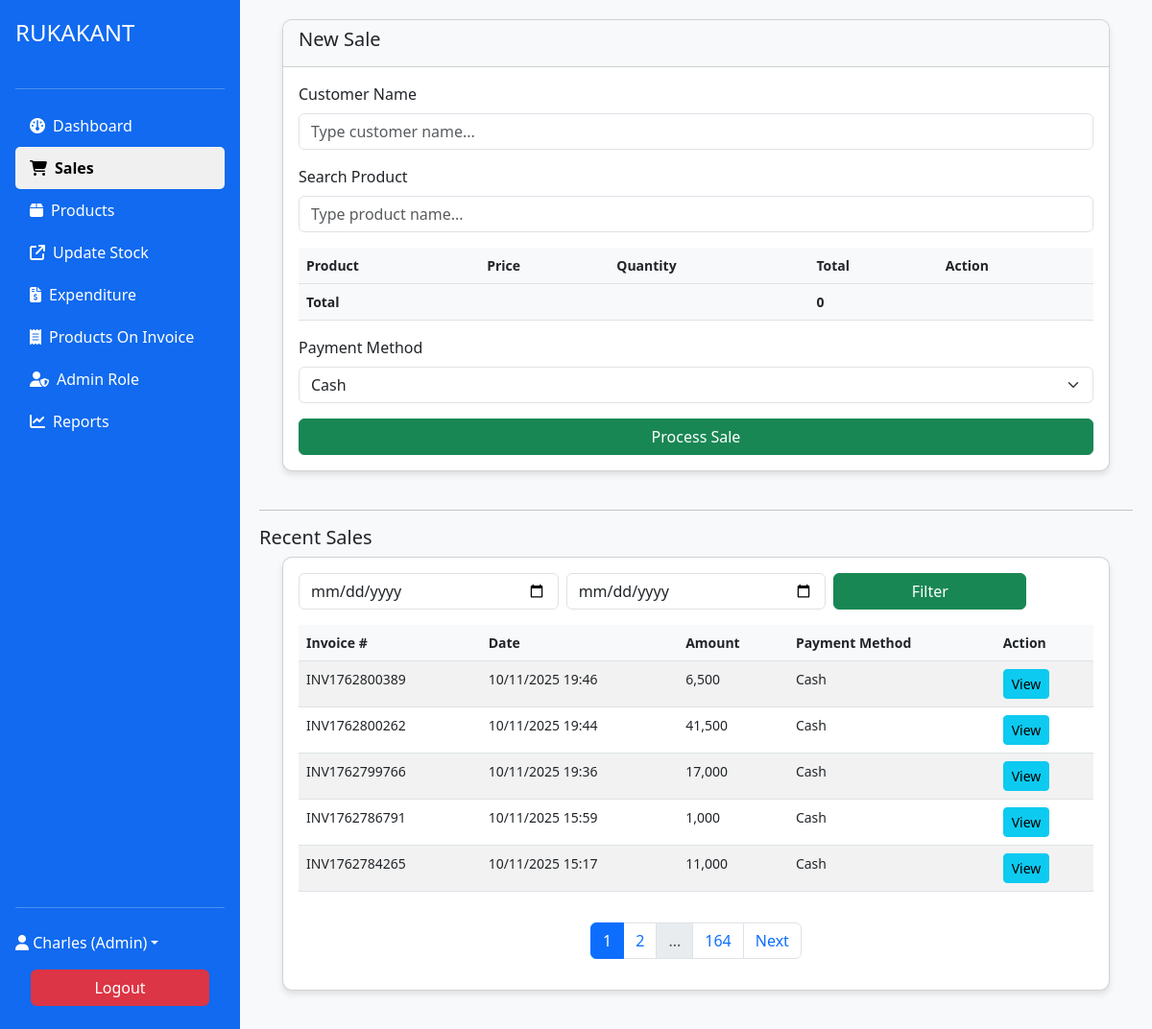
/system/sales.php (signed in), run on the app's committed database.
### tables this page shows
CREATE TABLE `sales_pharm` (
  `id` int(11) NOT NULL,
  `invoice_number` varchar(20) NOT NULL,
  `user_id` int(11) NOT NULL,
  `customer_name` varchar(100) DEFAULT NULL,
  `total_amount` decimal(10,2) NOT NULL,
  `discount` decimal(10,2) DEFAULT 0.00,
  `tax` decimal(10,2) DEFAULT 0.00,
  `net_amount` decimal(10,2) NOT NULL,
  `payment_method` enum('cash','card','mobile_money') NOT NULL,
  `transaction_id` varchar(255) DEFAULT NULL,
  `date` datetime DEFAULT current_timestamp(),
  `notes` text DEFAULT NULL
);

### includes/db.php (called while the page is built, shortened)
<?php
class Database
{
    private $host = 'localhost';
    private $user = 'root';
    private $pass = '';
    private $dbname = 'hospital_management';
    private $conn;
    public function __construct()
    {
        $this->conn = new mysqli($this->host, $this->user, $this->pass, $this->dbname);
    }
    public function rawQuery($sql)
    {
        $result = $this->conn->query($sql);
        return $result;
    }
    public function fetchAll($sql, $params = [])
    {
        $stmt = $this->conn->prepare($sql);
        $stmt->execute();
        $result = $stmt->get_result();
        return $result ? $result->fetch_all(MYSQLI_ASSOC) : [];
    }
}
$db = new Database();

### includes/auth.php (called while the page is built, shortened)
<?php
require_once 'db.php';
class Auth {
    public function isLoggedIn() {
        return isset($_SESSION['user_id']);
    }
    public function isAdmin() {
        return $this->isLoggedIn() && $_SESSION['role'] === 'admin';
    }
}
$auth = new Auth($db);

### system/sales.php (the view, shortened to what this page needs)
<?php
require_once '../includes/header.php';
$limit = 5;
$page = isset($_GET['page']) && is_numeric($_GET['page']) ? (int) $_GET['page'] : 1;
$offset = ($page - 1) * $limit;
$start_date = isset($_GET['start_date']) ? $_GET['start_date'] : '';
$end_date = isset($_GET['end_date']) ? $_GET['end_date'] : '';
$date_filter = '';
$params = [];
if (!empty($date_filter)) {
    $stmt = $db->prepare("SELECT COUNT(*) AS total FROM sales_pharm s $date_filter");
    $stmt->bind_param('ss', ...$params);
    $stmt->execute();
    $result = $stmt->get_result();
    $total_row = $result->fetch_assoc();
    $stmt->close();
} else {
    $total_result = $db->rawQuery("SELECT COUNT(*) AS total FROM sales_pharm");
    $total_row = $total_result->fetch_assoc();
}
$total_rows = $total_row['total'];
$total_pages = ceil($total_rows / $limit);
$query = "
    SELECT s.*, u.username
    FROM sales_pharm s
    JOIN users_pharm u ON s.user_id = u.id
    ";
$query .= "ORDER BY s.date DESC LIMIT $limit OFFSET $offset";
if (!empty($date_filter)) {
    $stmt = $db->prepare($query);
    $stmt->bind_param('ss', ...$params);
    $stmt->execute();
    $recent_sales = $stmt->get_result()->fetch_all(MYSQLI_ASSOC);
    $stmt->close();
} else {
    $recent_sales = $db->fetchAll($query);
}
?>
<div class="container-fluid d-flex justify-content-center">
    <div class="row w-100 justify-content-center">
        <div class="col-12">
            <div class="card mb-4">
                <div class="card-header">
                    <h5>New Sale</h5>
                </div>
                <div class="card-body">
                    <form id="saleForm" method="POST" action="invoice.php">
                        <div class="mb-3">
                            <label class="form-label">Customer Name</label>
                            <input type="text" class="form-control" name="customer_name"
                                placeholder="Type customer name..." required>
                        </div>
                        <div class="mb-3 position-relative">
                            <label class="form-label">Search Product</label>
                            <input type="text" id="productSearch" class="form-control"
                                placeholder="Type product name...">
                        </div>
                        <div class="table-responsive">
                            <table class="table table-striped w-100">
                                <thead>
                                    <tr>
                                        <th>Product</th>
                                        <th>Price</th>
                                        <th>Quantity</th>
                                        <th>Total</th>
                                        <th>Action</th>
                                    </tr>
                                </thead>
                                <tfoot>
                                    <tr>
                                        <th colspan="3">Total</th>
                                        <th id="saleTotal">0</th>
                                        <th></th>
                                    </tr>
                                </tfoot>
                            </table>
                        </div>
                        <div class="mb-3">
                            <label class="form-label">Payment Method</label>
                            <select class="form-select" id="paymentMethod" name="payment_method" required>
                                <option value="cash">Cash</option>
                            </select>
                        </div>
                        <button type="submit" name="invoice" class="btn btn-success w-100">Process Sale</button>
                    </form>
                </div>
            </div>
        </div>
    </div>
</div>
<hr>
<div class="card-header">
    <h5>Recent Sales</h5>
</div>
<div class="container-fluid d-flex justify-content-center">
    <div class="row w-100 justify-content-center">
        <div class="col-12">
            <div class="card">
                <div class="card-body">
                    <form method="GET" class="row g-2 mb-3">
                        <div class="col-4">
                            <input type="date" name="start_date" value="<?= htmlspecialchars($start_date) ?>"
                                class="form-control" required>
                        </div>
                        <div class="col-4">
                            <input type="date" name="end_date" value="<?= htmlspecialchars($end_date) ?>"
                                class="form-control" required>
                        </div>
                        <div class="col-3">
                            <button type="submit" class="btn btn-success w-100 h-100">Filter</button>
                        </div>
                    </form>
                    <div class="table-responsive">
                        <table class="table table-striped w-100">
                            <thead>
                                <tr>
                                    <th>Invoice #</th>
                                    <th>Date</th>
                                    <th>Amount</th>
                                    <th>Payment Method</th>
                                    <th>Action</th>
                                </tr>
                            </thead>
                            <tbody>
                                <?php foreach ($recent_sales as $sale): ?>
                                    <tr>
                                        <td><?= $sale['invoice_number'] ?></td>
                                        <td><?= date('d/m/Y H:i', strtotime($sale['date'])) ?></td>
                                        <td><?= number_format($sale['total_amount']) ?></td>
                                        <td>
                                            <?= ucfirst(str_replace('_', ' ', $sale['payment_method'])) ?>
                                        </td>
                                        <td>
                                            <a href="closed_invoice.php?id=<?= $sale['id'] ?>" class="btn btn-sm btn-info">View</a>
                                        </td>
                                    </tr>
                                <?php endforeach; ?>
                            </tbody>
                        </table>
                    </div>
                    <?php if ($total_pages > 1): ?>
                        <nav>
                            <ul class="pagination justify-content-center mt-3">
                                <?php
                                $range = ($total_pages > 1000) ? 0 : (($total_pages > 100) ? 1 : 2);
                                $start = max(1, $page - $range);
                                $end = min($total_pages, $page + $range);
                                for ($i = $start; $i <= $end; $i++) {
                                    $active = ($i == $page) ? 'active' : '';
                                    echo '<li class="page-item ' . $active . '">
                          <a class="page-link" href="?page=' . $i . '&start_date=' . $start_date . '&end_date=' . $end_date . '">' . $i . '</a>
                      </li>';
                                }
                                if ($end < $total_pages) {
                                    if ($end < $total_pages - 1) {
                                        echo '<li class="page-item disabled"><span class="page-link">...</span></li>';
                                    }
                                    echo '<li class="page-item"><a class="page-link" href="?page=' . $total_pages . '&start_date=' . $start_date . '&end_date=' . $end_date . '">' . $total_pages . '</a></li>';
                                }
                                ?>
                                <?php if ($page < $total_pages): ?>
                                    <li class="page-item">
                                        <a class="page-link"
                                            href="?page=<?= $page + 1 ?>&start_date=<?= $start_date ?>&end_date=<?= $end_date ?>">Next</a>
                                    </li>
                                <?php endif; ?>
                            </ul>
                        </nav>
                    <?php endif; ?>
                </div>
            </div>
        </div>
    </div>
</div>
<?php include '../includes/footer.php'; ?>

### includes/header.php (shortened to what this page needs)
<?php
require_once 'auth.php';
?>
<!DOCTYPE html>
<html lang="en">
<head>
  <link href="https://cdn.jsdelivr.net/npm/bootstrap@5.3.0/dist/css/bootstrap.min.css" rel="stylesheet" />
  <link href="../assets/css/style.css" rel="stylesheet" />
  <link rel="stylesheet" href="https://cdnjs.cloudflare.com/ajax/libs/font-awesome/6.5.0/css/all.min.css" />
</head>
<body>
  <?php if ($auth->isLoggedIn()): ?>
    <div class="wrapper">
      <nav class="sidebar d-flex flex-column p-3">
        <a href="index.php" class="navbar-brand text-white mb-4 fs-4">RUKAKANT</a>
        <hr class="text-white" />
        <ul class="nav nav-pills flex-column mb-auto">
          <li>
            <a
              href="/pharmacy_system/system/index.php"
              class="nav-link <?= basename($_SERVER['PHP_SELF']) == 'index.php' ? 'active-link' : '' ?>"
              ><i class="fa-solid fa-gauge"></i> Dashboard</a
            >
          </li>
          <li>
            <a
              href="/pharmacy_system/system/sales.php"
              class="nav-link <?= basename($_SERVER['PHP_SELF']) == 'sales.php' ? 'active-link' : '' ?>"
              ><i class="fa-solid fa-cart-shopping"></i> Sales</a
            >
          </li>
          <li>
            <a
              href="/pharmacy_system/system/products.php"
              class="nav-link <?= basename($_SERVER['PHP_SELF']) == 'products.php' ? 'active-link' : '' ?>"
              ><i class="fa-solid fa-box"></i> Products</a
            >
          </li>
          <li>
            <a
              href="/pharmacy_system/system/update_stock.php"
              class="nav-link <?= basename($_SERVER['PHP_SELF']) == 'update_stock.php' ? 'active-link' : '' ?>"
              ><i class="fa-solid fa-arrow-up-right-from-square"></i> Update Stock</a
            >
          </li>
            <li>
              <a
                href="/pharmacy_system/system/expenditures.php"
                class="nav-link <?= basename($_SERVER['PHP_SELF']) == 'expenditures.php' ? 'active-link' : '' ?>"
                ><i class="fa-solid fa-file-invoice-dollar"></i> Expenditure</a
              >
            </li>
          <?php if ($auth->isAdmin()): ?>
          <li>
            <a
              href="/pharmacy_system/system/view_invoice.php"
              class="nav-link <?= basename($_SERVER['PHP_SELF']) == 'view_invoice.php' ? 'active-link' : '' ?>"
              ><i class="fa-solid fa-receipt"></i>Products On Invoice</a
            >
          </li>
            <li>
              <a
                href="/pharmacy_system/system/admin.php"
                class="nav-link <?= basename($_SERVER['PHP_SELF']) == 'admin.php' ? 'active-link' : '' ?>"
                ><i class="fa-solid fa-user-shield"></i> Admin Role</a
              >
            </li>
            <li>
              <a
                href="/pharmacy_system/system/reports.php"
                class="nav-link <?= basename($_SERVER['PHP_SELF']) == 'reports.php' ? 'active-link' : '' ?>"
                ><i class="fa-solid fa-chart-line"></i> Reports</a
              >
            </li>
          <?php endif; ?>
        </ul>
        <hr class="text-white" />
        <div class="dropdown">
          <a
            href="#"
            class="d-flex align-items-center text-white text-decoration-none dropdown-toggle"
            id="navbarDropdown"
            data-bs-toggle="dropdown"
            aria-expanded="false"
            style="color: inherit;"
          >
            <i class="fa-solid fa-user"></i><div> <p>&nbsp;</p></div>
            <?= htmlspecialchars($_SESSION['full_name'] ?? $_SESSION['username']) ?>
            (<?= ucfirst($_SESSION['role']) ?>)
          </a>
              <div class="mx-3 my-2 d-grid">
                <a href="../logout.php" class="btn btn-danger">Logout</a>
              </div>
        </div>
      </nav>
      <div class="content">
  <?php else: ?>
  <?php endif; ?>

### includes/footer.php (shortened to what this page needs)
        </div>
    </div>
</body>
</html>

### assets/css/style.css (style rules this page uses)
body { font-family: 'Segoe UI', Tahoma, Geneva, Verdana, sans-serif; background-color: #f8f9fa; }
.card { border-radius: 10px; box-shadow: 0 4px 6px rgba(0, 0, 0, 0.1); margin-bottom: 20px; }
.card-header { border-radius: 10px 10px 0 0 !important; background-color: #f8f9fa; font-weight: 600; }
.table-responsive { overflow-x: auto; }
.table { font-size: 14px; }
.table th { font-weight: 600; background-color: #f8f9fa; }

### includes/header.php (style rules this page uses)
body, html { margin: 0; padding: 0; height: 100%; }
.wrapper { display: flex; min-height: 100vh; width: 100%; }
.sidebar { background-color: #116aef; color: white; min-width: 250px; max-width: 280px; flex-shrink: 0; }
.sidebar .nav-link { color: #fff; padding: 10px 15px; border-radius: 5px; transition: background-color 0.2s ease, color 0.2s ease, transform 0.1s; cursor: pointer; display: flex; align-items: center; gap: 8px; text-decoration: none; }
.sidebar .nav-link.active-link { background-color: #f0f0f0; color: #000; font-weight: bold; text-decoration: none; }
.content { flex-grow: 1; padding: 20px; width: 100%; }

### data on the page
sales_pharm: invoice_number "INV1762800389", date "10/11/2025 19:46", total_amount "6,500", payment_method "Cash"
sales_pharm: invoice_number "INV1762800262", date "10/11/2025 19:44", total_amount "41,500", payment_method "Cash"
sales_pharm: invoice_number "INV1762799766", date "10/11/2025 19:36", total_amount "17,000", payment_method "Cash"
sales_pharm: invoice_number "INV1762786791", date "10/11/2025 15:59", total_amount "1,000", payment_method "Cash"
sales_pharm: invoice_number "INV1762784265", date "10/11/2025 15:17", total_amount "11,000", payment_method "Cash"

### other printed values
$_SESSION['full_name'] "Charles"
$_SESSION['role'] "Admin"
$total_pages "164"
